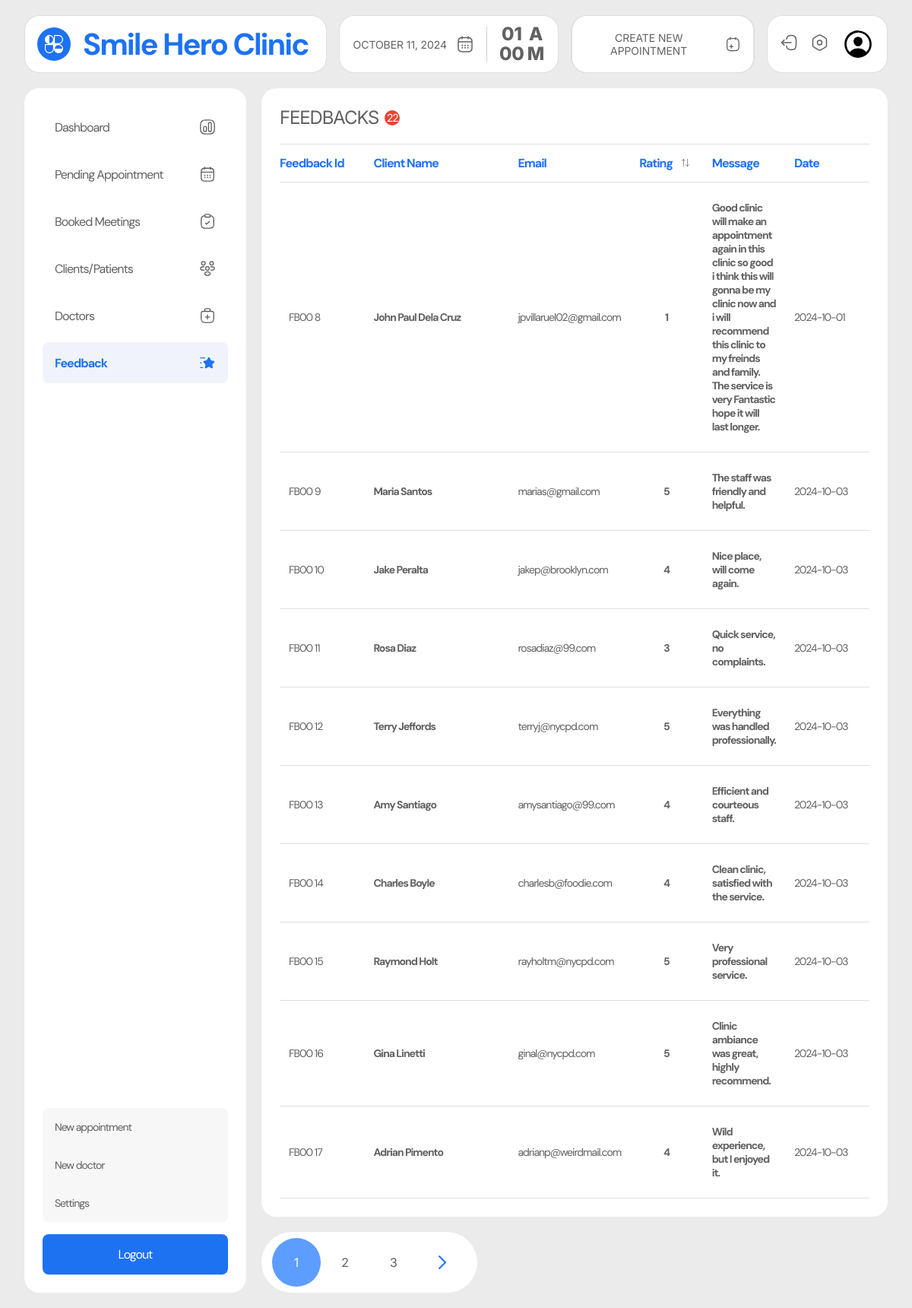
The page /admin/feedback.php (signed in) on the database its author committed.
### tables this page shows
CREATE TABLE `feedback` (
  `id` int(11) NOT NULL,
  `name` varchar(299) NOT NULL,
  `email` varchar(299) NOT NULL,
  `feedback` varchar(399) NOT NULL,
  `rating` enum('1','2','3','4','5') NOT NULL,
  `created_at` datetime NOT NULL
);

### admin/feedback.php (the view, shortened to what this page needs)
<?php
require_once '../includes/dbh.inc.php';
require_once './includes/pagination.php';
$limit = 10;
$page = isset($_GET['page']) ? (int)$_GET['page'] : 1;
$start = ($page - 1) * $limit;
$totalQuery = "SELECT COUNT(*) AS total FROM feedback";
$totalResult = $conn->query($totalQuery);
$totalRow = $totalResult->fetch_assoc();
$totalRecords = $totalRow['total'];
$query = "SELECT * FROM feedback LIMIT $start, $limit";
$result = $conn->query($query);
$users = [];
if ($result->num_rows > 0) {
  while ($row = $result->fetch_assoc()) {
    $users[] = $row;
  }
}
?>
<!DOCTYPE html>
<html lang="en">
<head>
  <link rel="stylesheet" href="../src/dist/styles.css" />
</head>
<body class="admin__page">
  <main class="admin__main">
    <?php include("includes/nav.php"); ?>
    <section class="admin__content">
      <?php include("includes/side_nav.php"); ?>
      <div class="feedbacks__container">
        <div class="feedbacks__table">
          <h1 class="table-heading">feedbacks<span class="table-item-count"><?php echo $totalRecords ?></span></h1>
          <table>
            <thead>
              <tr>
                <th>feedback id</th>
                <th>client name</th>
                <th>email</th>
                <th>
                  rating
                  <div class="dropdown-container">
                    <button class="filter-btn">
                    </button>
                  </div>
                </th>
                <th>message</th>
                <th>date</th>
              </tr>
            </thead>
            <tbody>
              <?php foreach($users as $user){?>
              <tr>
                <td class="patient-cell id">FB00  <?php echo $user['id']?></td>
                <td class="patient-cell name"><?php echo $user['name']?></td>
                <td class="patient-cell email"><?php echo $user['email']?></td>
                <td class="patient-cell rating"><?php echo $user['rating']?></td>
                <td class="patient-cell message"><?php echo $user['feedback']?></td>
                <td class="patient-cell date"><?php echo $user['created_at']?></td>
              </tr>
              <?php } ?>
            </tbody>
          </table>
        </div>
      </div>
    </section>
  </main>
</body>
</html>

### rows shown on the page
feedback: id "8", name "John Paul Dela Cruz", email "jpvillaruel02@gmail.com", rating "1", feedback "Good clinic will make an appointment again in this clinic so good i think this will gonna be my clinic now and i will recommend this clinic to my freinds and family. The service is very Fantastic hope it will last longer."
feedback: id "9", name "Maria Santos", email "marias@gmail.com", rating "5", feedback "The staff was friendly and helpful."
feedback: id "10", name "Jake Peralta", email "jakep@brooklyn.com", rating "4", feedback "Nice place, will come again."
feedback: id "11", name "Rosa Diaz", email "rosadiaz@99.com", rating "3", feedback "Quick service, no complaints."
feedback: id "12", name "Terry Jeffords", email "terryj@nycpd.com", rating "5", feedback "Everything was handled professionally."
feedback: id "13", name "Amy Santiago", email "amysantiago@99.com", rating "4", feedback "Efficient and courteous staff."
feedback: id "14", name "Charles Boyle", email "charlesb@foodie.com", rating "4", feedback "Clean clinic, satisfied with the service."
feedback: id "15", name "Raymond Holt", email "rayholtm@nycpd.com", rating "5", feedback "Very professional service."
feedback: id "16", name "Gina Linetti", email "ginal@nycpd.com", rating "5", feedback "Clinic ambiance was great, highly recommend."
feedback: id "17", name "Adrian Pimento", email "adrianp@weirdmail.com", rating "4", feedback "Wild experience, but I enjoyed it."

### other values the page prints
$totalRecords "22"
